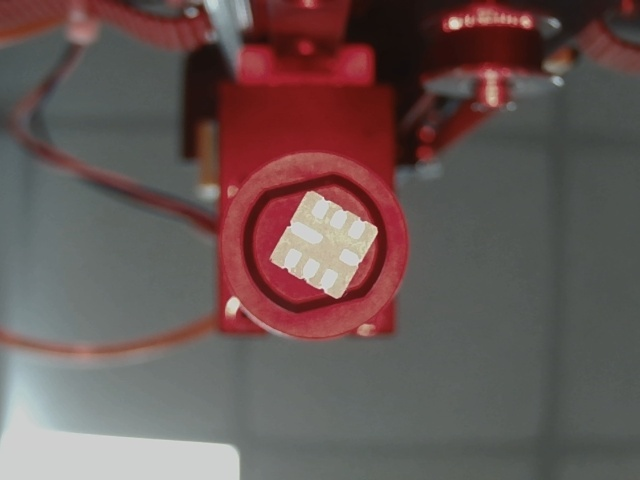
#> input picture PT0.jpg, 640 x 480 px, found by its file name
$ python test_1.py
#> lines starting #> are read from the running program, lines starting #| are printed output that depends on the picture; after the words box and inside, x2 and y2 are one past the last pixel; in counts of white or black regions, pixels touching at a corner belong together
import numpy as np
import cv2 as cv
import math


def Rap():
    def nothing(*arg):
        pass

    cv.namedWindow("Display window", cv.WINDOW_NORMAL)
    cv.resizeWindow("Display window", 500, 500)

    cv.namedWindow("Display", cv.WINDOW_NORMAL)
    cv.resizeWindow("Display", 500, 500)

    cv.namedWindow("settings")  # создаем окно настроек
    cv.resizeWindow("settings", 700, 500)

    cv.createTrackbar("area1", "settings", 6666, 90000, nothing)  # 4000
    cv.createTrackbar("area2", "settings", 20000, 90000, nothing)

    fn = "PT0.jpg"
    imgs = cv.imread(fn)
#> imgs is the input picture: shape (480, 640, 3); mean B, G, R 85.5, 87.5, 104.4
    hsv = cv.cvtColor(imgs, cv.COLOR_BGR2HSV)
#> hsv: shape (480, 640, 3); mean H, S, V 63.3, 59.2, 108
    area1 = 6666
    area2 = 10000
    # break
    while True:
        area1 = cv.getTrackbarPos("area1", "settings")
        area2 = cv.getTrackbarPos("area2", "settings")
        img = imgs
        h_min = np.array((0, 40, 31), np.uint8)
        h_max = np.array((35, 255, 255), np.uint8)
        thresh = cv.inRange(hsv, h_min, h_max)
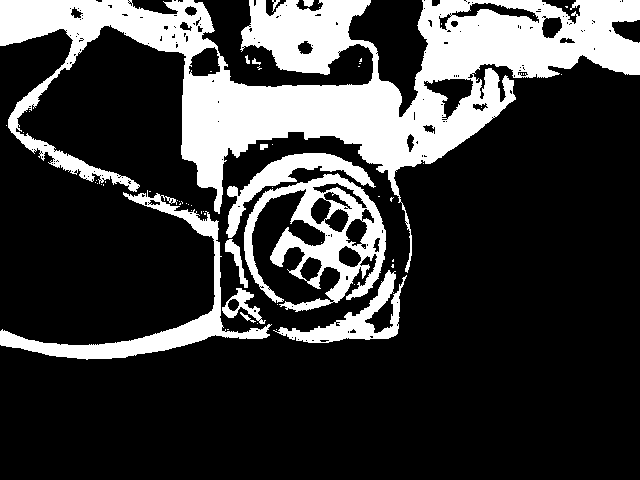
#> thresh: shape (480, 640); 23.4% white; 59 white regions (46 under 20 px)
        contours = cv.findContours(
            thresh.copy(), cv.RETR_TREE, cv.CHAIN_APPROX_TC89_KCOS
        )[0]
#> contours = 281 contours, 242 with area under 20; largest, box (x1, y1, x2, y2) and area: (0, 0, 640, 273) 54045, (244, 173, 386, 312) 9342, (0, 190, 272, 360) 5200, (226, 153, 376, 238) 2611, (273, 270, 407, 343) 2427
        if len(contours) > 0:
            cnts = []
            for cnt in contours:
                rect = cv.minAreaRect(cnt)
                box = cv.boxPoints(rect)
                box = np.int0(box)
                area = int(rect[1][0] * rect[1][1])
                if area > area1 and area < area2:
                    cv.drawContours(thresh, [box], -1, (255, 0, 0), 2)
                    cv.drawContours(img, [box], -1, (255, 0, 0), 2)
                    cnts = box
#> this loop made 281 passes
#> (rect, area, cnts) on passes 12, 60: (((350.6, 323.9), (143.4, 60.49), -27.35), 8674, [[300, 383], [273, 329], [400, 264], [428, 317]]), (((314.6, 242.8), (142.8, 126.8), -14.8), 18100, [[261, 322], [229, 199], [367, 163], [399, 285]])
#> (area, cnts) on pass 86: (9138, [[227, 238], [208, 182], [355, 131], [375, 186]])
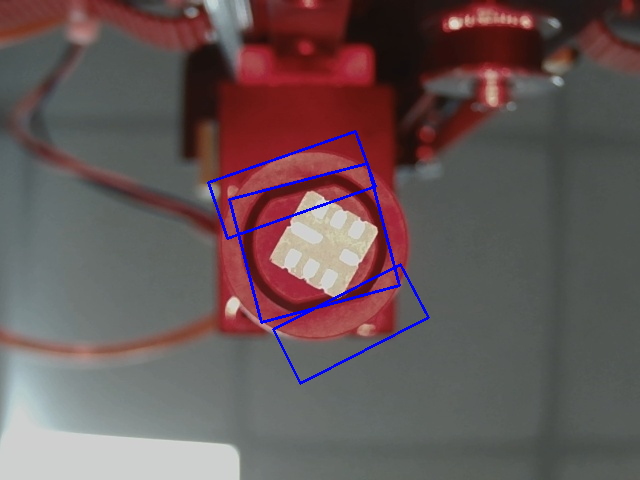
#> img: shape (480, 640, 3); 1.18% of pixels changed, all inside (x1, y1, x2, y2) = (207, 130, 430, 385)
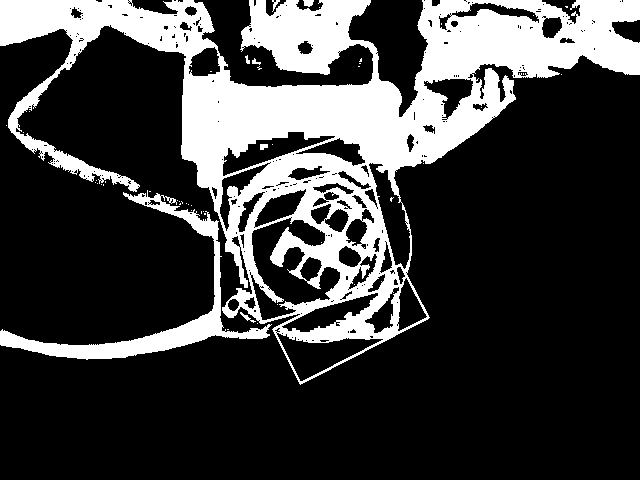
#> thresh: shape (480, 640); 24.3% white; 49 white regions (41 under 20 px), largest, box (x1, y1, x2, y2) and area: (0, 0, 640, 385) 68554, (0, 190, 272, 360) 5630, (303, 0, 314, 7) 58
        cv.imshow("Display window", img)
        cv.imshow("Display", thresh)
        if cv.waitKey(1) == ord("q"):
#> (key q is pressed here)
            break

    cv.destroyAllWindows()


Rap()
